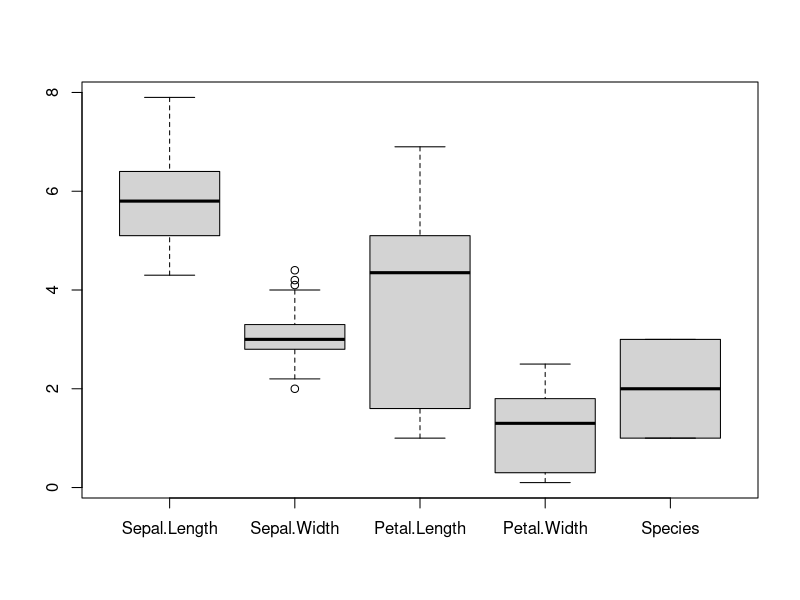
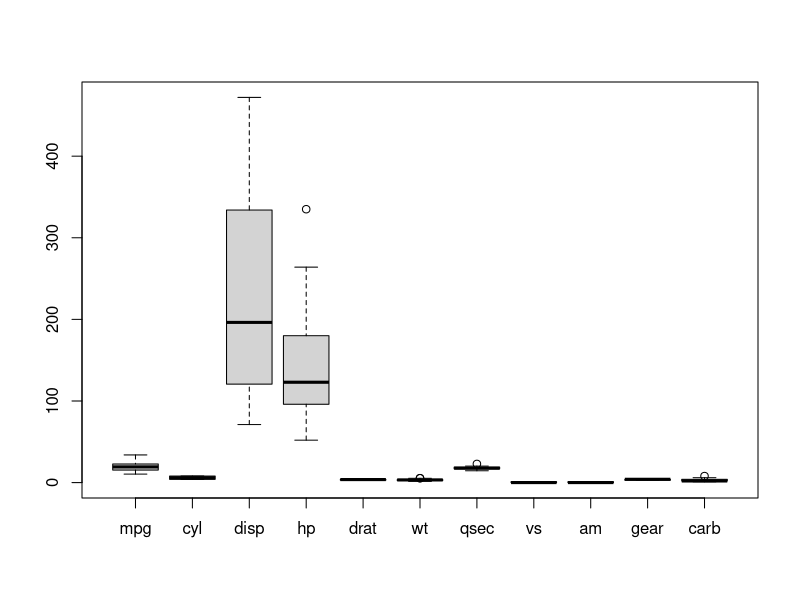

Write the R code that produced these figures, in order.
#deleted a heap of data

head(mtcars)

head(iris)

boxplot(iris)


### branch 1 added a boxplot for mtcars

boxplot(mtcars)

# branch 2, ggplot library, sassy statement

library(ggplot2)

r <- print("better than python")

r
